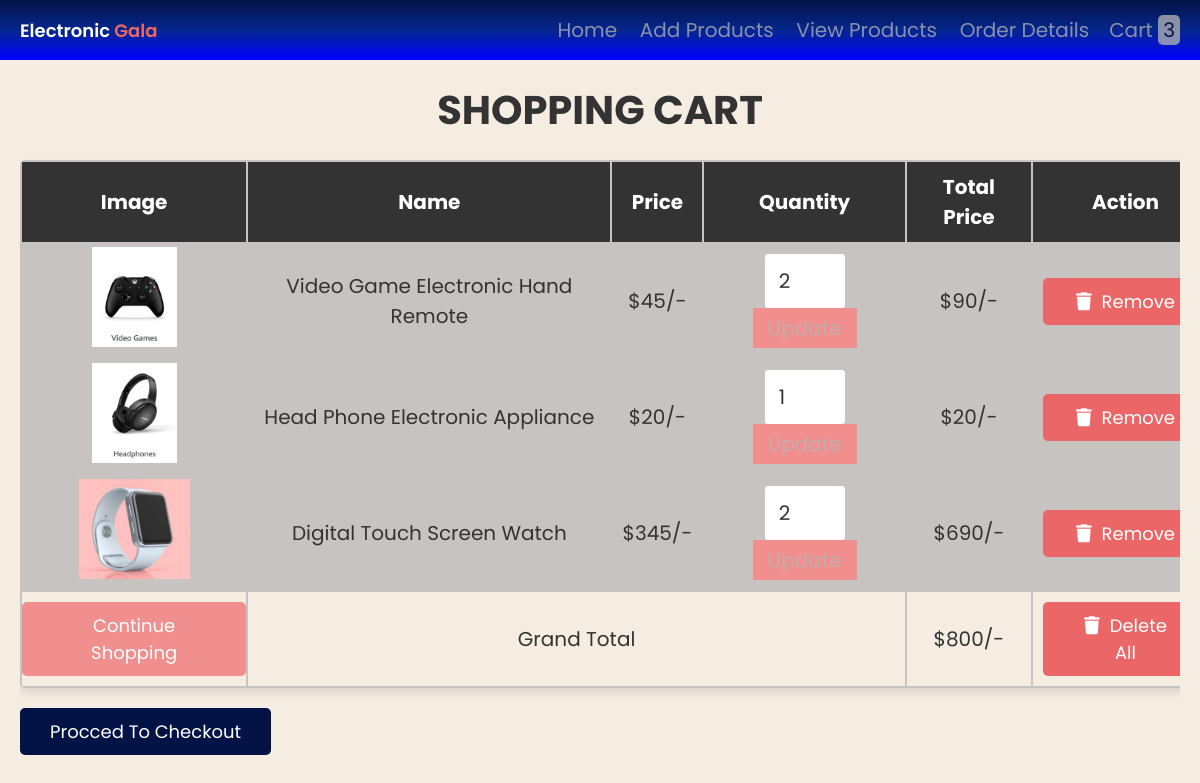
The app's page /cart.php with its own data.
### tables this page shows
CREATE TABLE `cart` (
  `id` int(100) NOT NULL,
  `user_id` int(100) NOT NULL,
  `name` text NOT NULL,
  `price` int(100) NOT NULL,
  `image` varchar(255) NOT NULL,
  `quantity` int(100) NOT NULL
);

### cart.php (the view, shortened to what this page needs)
<?php
@include 'config.php';
?>
<!DOCTYPE html>
<html lang="en">
<head>
   <link rel="stylesheet" href="https://cdnjs.cloudflare.com/ajax/libs/font-awesome/6.0.0/css/all.min.css">
   <link rel="stylesheet" href="css/style1.css">
</head>
<body>
<?php include 'header.php'; ?>
<div class="container">
<section class="shopping-cart">
   <h1 class="heading">shopping cart</h1>
   <table>
      <thead>
         <th>image</th>
         <th>name</th>
         <th>price</th>
         <th>quantity</th>
         <th>total price</th>
         <th>action</th>
      </thead>
      <tbody>
         <?php
         $select_cart = mysqli_query($conn, "SELECT * FROM `cart`");
         $grand_total = 0;
         if(mysqli_num_rows($select_cart) > 0){
            while($fetch_cart = mysqli_fetch_assoc($select_cart)){
         ?>
         <tr>
            <td><img src="uploaded_img/<?php echo $fetch_cart['image']; ?>" height="100" alt=""></td>
            <td><?php echo $fetch_cart['name']; ?></td>
            <td>$<?php echo number_format($fetch_cart['price']); ?>/-</td>
            <td>
               <form action="" method="post">
                  <input type="number" name="update_quantity" min="1"  value="<?php echo $fetch_cart['quantity']; ?>" >
                  <input type="submit" value="update" name="update_update_btn">
               </form>
            </td>
            <td>$<?php echo $sub_total = number_format($fetch_cart['price'] * $fetch_cart['quantity']); ?>/-</td>
            <td><a href="cart.php?remove=<?php echo $fetch_cart['id']; ?>" onclick="return confirm('remove item from cart?')" class="delete-btn"> <i class="fas fa-trash"></i> remove</a></td>
         </tr>
         <?php
           $grand_total += $sub_total;
            };
         };
         ?>
         <tr class="table-bottom">
            <td><a href="products.php" class="option-btn" style="margin-top: 0;">continue shopping</a></td>
            <td colspan="3">grand total</td>
            <td>$<?php echo $grand_total; ?>/-</td>
            <td><a href="cart.php?delete_all" onclick="return confirm('are you sure you want to delete all?');" class="delete-btn"> <i class="fas fa-trash"></i> delete all </a></td>
         </tr>
      </tbody>
   </table>
   <div class="checkout-btn">
      <a href="checkout.php" class="btn <?= ($grand_total > 1)?'':'disabled'; ?>">procced to checkout</a>
   </div>
</section>
</div>
</body>
</html>

### css/style1.css (style rules this page uses)
:root { --blue:rgb(3, 19, 70); --red: rgb(235, 96, 96); --orange:lightcoral; --black:#333; --white: rgba(182, 181, 181, 0.753); --bg-color:rgb(245, 236, 226); --dark-bg:rgba(0,0,0,.7); --box-shadow:0 .5rem 1rem rgba(0,0,0,.1); --border:.1rem solid #999; --lightblue : rgb(5, 39, 141) ; }
* { font-family: 'Poppins', sans-serif; margin:0; padding:0; box-sizing: border-box; outline: none; border:none; text-decoration: none; text-transform: capitalize; }
body { background-color: var(--bg-color); }
html { font-size: 62.5%; overflow-x: hidden; }
.container { max-width: 1200px; margin:0 auto; }
section { padding:2rem; }
.heading { text-align: center; font-size: 3.5rem; text-transform: uppercase; color:var(--black); margin-bottom: 2rem; }
.btn, .option-btn, .delete-btn { display: block; width: 100%; text-align: center; background-color: var(--blue); color: #fff; font-size: 1.7rem; padding:1.2rem 3rem; border-radius: .5rem; cursor: pointer; margin-top: 1rem; }
.option-btn i, .delete-btn i { padding-right: .5rem; }
.option-btn { background-color: var(--orange); }
.delete-btn { margin-top: 0; background-color: var(--red); }
.shopping-cart table { text-align: center; width: 100%; }
.shopping-cart table thead th { padding:1.5rem; font-size: 2rem; color:var(--white); background-color: var(--black); }
.shopping-cart table tr td { border-bottom: none; margin-bottom: 2rem; padding:1.5rem; font-size: 2rem; color:var(--black); }
.shopping-cart table input[type="number"] { border: none; padding:1rem 2rem; font-size: 2rem; color:var(--black); width: 10rem; }
.shopping-cart table input[type="submit"] { padding:.5rem 1.5rem; cursor: pointer; font-size: 2rem; background-color: var(--orange); color:var(--white); }
.shopping-cart table .table-bottom { background-color: var(--lightblue); }
.shopping-cart .checkout-btn { text-align: center; margin-top: 1rem; }
.shopping-cart .checkout-btn a { display: inline-block; width: auto; }
@media (max-width:1200px) { .shopping-cart { overflow-x: scroll; } }
@media (max-width:1200px) { .shopping-cart table { width: 120rem; } }
@media (max-width:1200px) { .shopping-cart .heading { text-align: left; } }
@media (max-width:1200px) { .shopping-cart .checkout-btn { text-align: left; } }

### css/style.css (style rules this page uses)
:root { --blue:rgb(3, 19, 70); --red: rgb(235, 103, 103); --orange:rgb(241, 143, 143); --black:#333; --white: rgba(182, 181, 181, 0.753); --light-bg:rgb(245, 236, 226); --box-shadow:0 5px 10px rgba(0,0,0,.1); --border:2px solid rgba(51, 51, 51, 0.808); --lightblue : rgb(5, 39, 141) ; }
* { font-family: 'Poppins', sans-serif; margin:0; padding:0; box-sizing: border-box; outline: none; border: none; text-decoration: none; }
html { font-size: 62.5%; overflow-x: hidden; }
body { background-color: var(--light-bg); }
.btn, .delete-btn, .option-btn { display: inline-block; padding:10px 30px; cursor: pointer; font-size: 18px; color:#fff; border-radius: 5px; text-transform: capitalize; }
.btn { background-color: var(--blue); margin-top: 10px; }
.delete-btn { background-color: var(--red); }
.option-btn { background-color: var(--orange); }
.container { padding:0 20px; margin:0 auto; max-width: 1200px; padding-bottom: 70px; }
.container .heading { text-align: center; margin-bottom: 20px; font-size: 40px; text-transform: uppercase; color:var(--black); }
.container .shopping-cart { padding:20px 0; }
.container .shopping-cart table { width: 100%; text-align: center; border:none; border-radius: 5px; box-shadow: var(--box-shadow); background-color: var(--white); }
.container .shopping-cart table thead { background-color: var(--black); }
.container .shopping-cart table thead th { padding:10px; color:#fff; text-transform: capitalize; font-size: 20px; }
.container .shopping-cart table .table-bottom { background-color: var(--light-bg); }
.container .shopping-cart table tr td { padding:10px; font-size: 20px; color:var(--black); }
.container .shopping-cart table tr td:nth-child(1) { padding:0; }
.container .shopping-cart table tr td input[type="number"] { width: 80px; border:none; padding:12px 14px; font-size: 20px; color:var(--black); border-radius: 3px; }
@media (max-width:1200px) { .container .shopping-cart { overflow-x: scroll; } }
@media (max-width:1200px) { .container .shopping-cart table { width: 1200px; } }

### records on screen
cart: image (picture), name "Video Game Electronic Hand Remote", price "45", update_quantity "2", $sub_total = number_format($fetch_cart['price'] * $fetch_cart['quantity']) "90"
cart: image (picture), name "Head Phone Electronic Appliance", price "20", update_quantity "1"
cart: image (picture), name "Digital Touch Screen Watch", price "345", update_quantity "2", $sub_total = number_format($fetch_cart['price'] * $fetch_cart['quantity']) "690"

### other values on screen
$row_count "3"
$grand_total "800"
